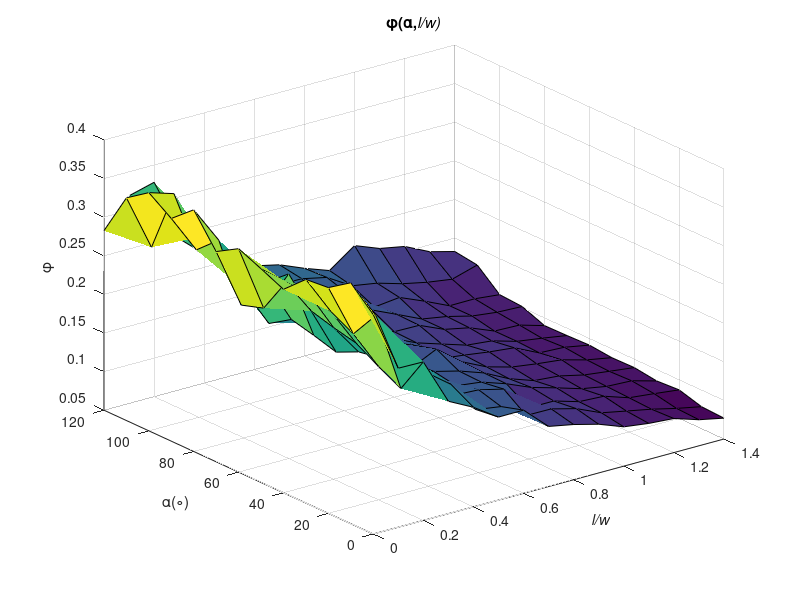

MATLAB code to generate this figure: (Note: this script raises an error after producing the figure.)
load('phiErr.mat')
%dont forget phi error
figure(2)
lws = unique(phiErr(:,1));
angs = unique(phiErr(:,2));



phis = reshape(phiErr(:,3),[length(angs),length(lws)]);
surf(lws,angs,phis);

title('\phi(\alpha,\itl/w)');
xlabel('\itl/w');
ylabel('\alpha(\circ)');
zlabel('\phi');
figText(gcf,14);


%% plot phi vs. single angle
figure(3)
hold on;
xlabel('Angle (\circ)');
ylabel('\phi');
title('RCM Results for Symmetric Angle');

% hold on;
for(i=1:length(lws))
idx=(i-1)*13+1;

OutM=errBarCalc(angs,phis(idx:idx+12));
errorbar(OutM(:,1),OutM(:,2),OutM(:,3),'-o')
text(OutM(end,1),OutM(end,2),horzcat('\itl/w=',num2str(lws(i))));
end
axis([0,120,0.05,0.3]);
figText(gcf,14);

%%
figure(3)

[idx,val]=find(phiErr(:,2)==0.0);
LD=phiErr(idx,1);
phild = phiErr(idx,3);
phild = phild*10.5/10;
LD=14+2*14*LD
plot(LD,phild);
axis([0,140,0,.7]);

% lwTest = .9;
% angTest = 60;
% [row,~,~] = find(phiSurf(:,1)==lwTest);
% [row,~,~] = find(phiSurf(row,2)==angTest);
% val = phiSurf(row,3)
% % 
% % [~, idx] = min(abs( - 4.756));
% % pH_Mid_Pt2 = pH(idx);
% % Vb_Mid_Pt2 = Vb(idx);
% [~,idx]=min(abs(.1317-phiSurf(:,3)))
% 
% phiSurf(idx,3)
